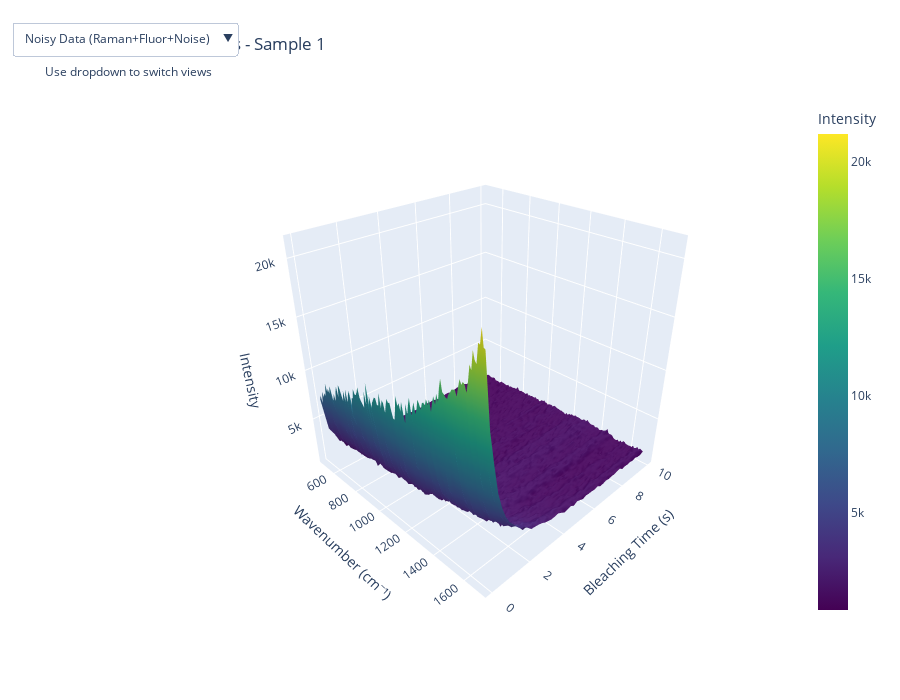

Here is the notebook cell this chart was saved with:
### Code cell
# Import the corrected visualization utilities
import sys
sys.path.append(".")  # Add current directory to path
from visualization_utils import (
    plot_decomposition,
    plot_stacked_decomposition,
    plot_temporal_decomposition,

)
sample_idx = 10


fig = plot_decomposition(synthetic_ds, sample_idx=sample_idx, time_seconds=2.0)
plt.show()

fig = plot_temporal_decomposition(synthetic_ds, sample_idx=sample_idx)
plt.show()

# fig = plot_stacked_decomposition(synthetic_ds, sample_idx=sample_idx, time_seconds=0.1)
# plt.show()

from visualization_utils import visualise_decomposition_3d

# Create figure
fig = visualise_decomposition_3d(synthetic_ds, sample_idx=1)

# Display interactively in notebook
fig.show()
